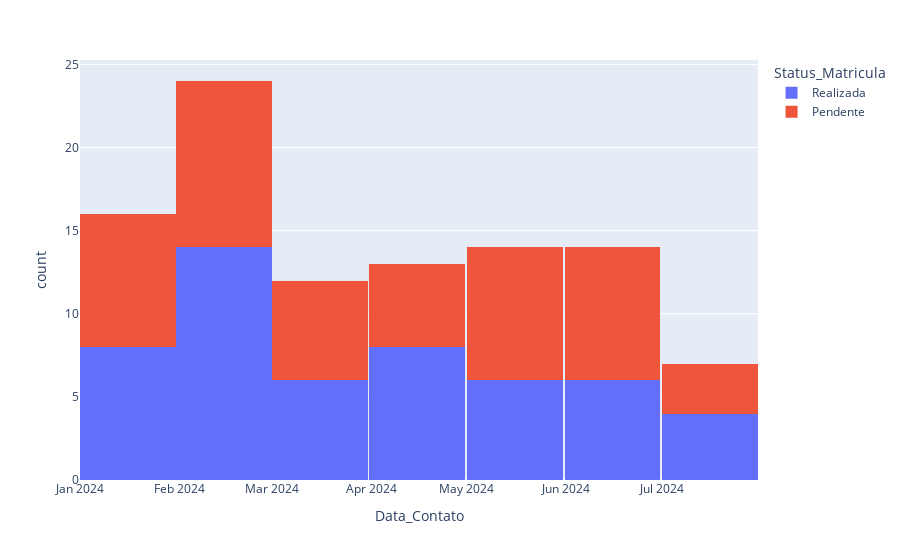
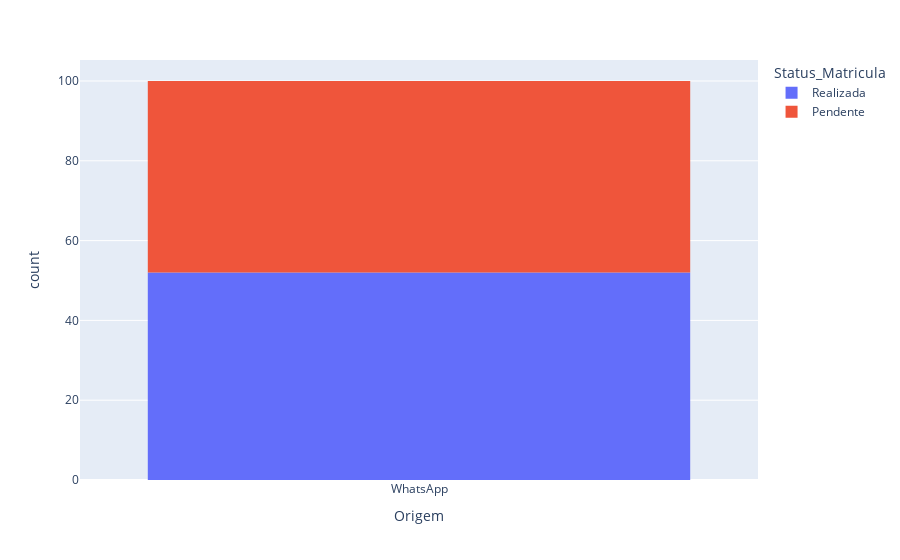
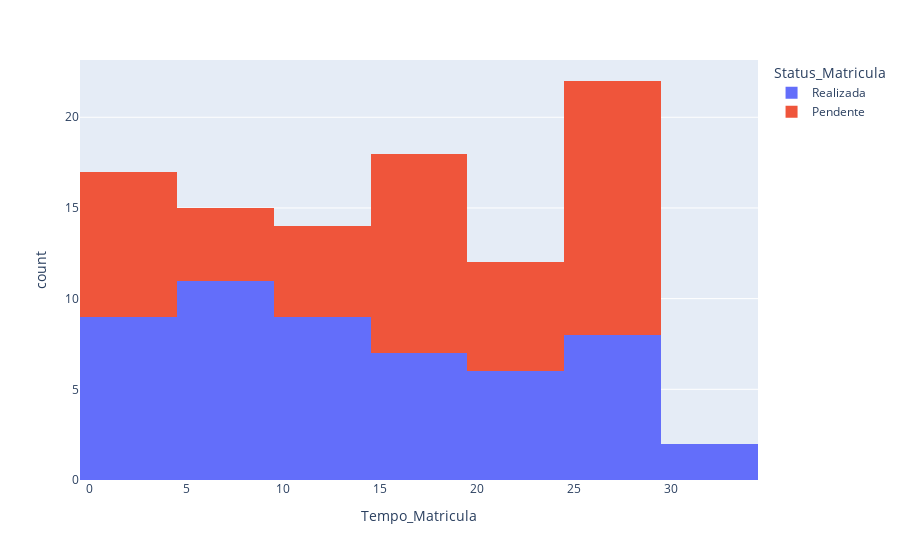
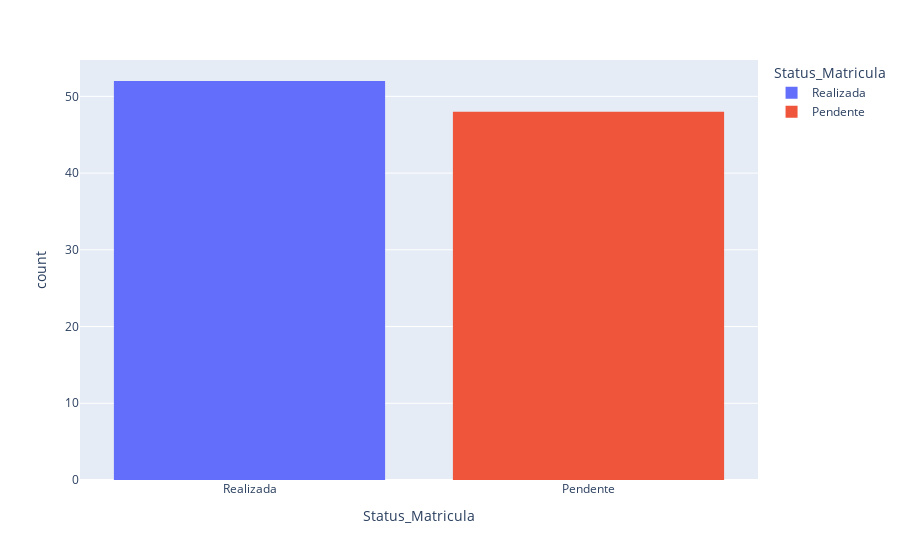

The notebook cell these images were saved under, in order:
### Code cell
clientes = clientes.drop(columns=["Nome","Telefone","Pessoa_Contato"])

import plotly.express as px
for coluna in clientes.columns:
    grafico = px.histogram(clientes, x=coluna, color='Status_Matricula')
    grafico.show()

### Figure 1 — Plotly figure (JSON) as saved in the notebook; plotly's stock layout.template omitted (floating-point values rounded to 4 significant figures)
{"data": [{"alignmentgroup": "True", "bingroup": "x", "hovertemplate": "Status_Matricula=Realizada<br>Data_Contato=%{x}<br>count=%{y}<extra></extra>", "legendgroup": "Realizada", "marker": {"color": "#636efa", "pattern": {"shape": ""}}, "name": "Realizada", "offsetgroup": "Realizada", "orientation": "v", "showlegend": true, "type": "histogram", "x": ["2024-05-09", "2024-07-14", "2024-07-16", "2024-05-24", "2024-02-18", "2024-02-08", "2024-02-07", "2024-03-06", "2024-02-14", "2024-01-01", "2024-02-07", "2024-02-19", "2024-07-25", "2024-02-16", "2024-06-11", "2024-03-20", "2024-01-16", "2024-03-17", "2024-04-06", "2024-06-14", "2024-04-03", "2024-01-08", "2024-05-27", "2024-06-11", "2024-04-05", "2024-02-20", "2024-02-03", "2024-05-12", "2024-04-14", "2024-06-04", "2024-05-22", "2024-01-04", "2024-05-04", "2024-06-12", "2024-02-20", "2024-02-24", "2024-02-28", "2024-03-01", "2024-04-01", "2024-04-28", "2024-03-16", "2024-04-30", "2024-07-14", "2024-03-13", "2024-01-23", "2024-01-22", "2024-06-03", "2024-02-03", "2024-01-17", "2024-04-18", "2024-02-14", "2024-01-05"], "xaxis": "x", "yaxis": "y"}, {"alignmentgroup": "True", "bingroup": "x", "hovertemplate": "Status_Matricula=Pendente<br>Data_Contato=%{x}<br>count=%{y}<extra></extra>", "legendgroup": "Pendente", "marker": {"color": "#EF553B", "pattern": {"shape": ""}}, "name": "Pendente", "offsetgroup": "Pendente", "orientation": "v", "showlegend": true, "type": "histogram", "x": ["2024-02-20", "2024-07-06", "2024-06-05", "2024-02-15", "2024-03-27", "2024-04-06", "2024-06-27", "2024-05-09", "2024-06-30", "2024-02-05", "2024-05-02", "2024-05-10", "2024-02-26", "2024-01-31", "2024-03-30", "2024-02-04", "2024-05-29", "2024-01-30", "2024-05-19", "2024-04-18", "2024-05-18", "2024-01-23", "2024-03-10", "2024-06-05", "2024-01-21", "2024-05-15", "2024-03-22", "2024-02-27", "2024-01-29", "2024-06-25", "2024-02-14", "2024-03-22", "2024-02-07", "2024-02-09", "2024-01-07", "2024-01-24", "2024-04-07", "2024-07-16", "2024-02-15", "2024-05-27", "2024-06-27", "2024-07-25", "2024-04-05", "2024-06-21", "2024-03-10", "2024-06-03", "2024-01-01", "2024-04-15"], "xaxis": "x", "yaxis": "y"}], "layout": {"barmode": "relative", "legend": {"title": {"text": "Status_Matricula"}, "tracegroupgap": 0}, "margin": {"t": 60}, "xaxis": {"anchor": "y", "domain": [0, 1], "title": {"text": "Data_Contato"}}, "yaxis": {"anchor": "x", "domain": [0, 1], "title": {"text": "count"}}}}

### Figure 2 — Plotly figure (JSON) as saved in the notebook; plotly's stock layout.template omitted (floating-point values rounded to 4 significant figures)
{"data": [{"alignmentgroup": "True", "bingroup": "x", "hovertemplate": "Status_Matricula=Realizada<br>Origem=%{x}<br>count=%{y}<extra></extra>", "legendgroup": "Realizada", "marker": {"color": "#636efa", "pattern": {"shape": ""}}, "name": "Realizada", "offsetgroup": "Realizada", "orientation": "v", "showlegend": true, "type": "histogram", "x": ["WhatsApp", "WhatsApp", "WhatsApp", "WhatsApp", "WhatsApp", "WhatsApp", "WhatsApp", "WhatsApp", "WhatsApp", "WhatsApp", "WhatsApp", "WhatsApp", "WhatsApp", "WhatsApp", "WhatsApp", "WhatsApp", "WhatsApp", "WhatsApp", "WhatsApp", "WhatsApp", "WhatsApp", "WhatsApp", "WhatsApp", "WhatsApp", "WhatsApp", "WhatsApp", "WhatsApp", "WhatsApp", "WhatsApp", "WhatsApp", "WhatsApp", "WhatsApp", "WhatsApp", "WhatsApp", "WhatsApp", "WhatsApp", "WhatsApp", "WhatsApp", "WhatsApp", "WhatsApp", "WhatsApp", "WhatsApp", "WhatsApp", "WhatsApp", "WhatsApp", "WhatsApp", "WhatsApp", "WhatsApp", "WhatsApp", "WhatsApp", "WhatsApp", "WhatsApp"], "xaxis": "x", "yaxis": "y"}, {"alignmentgroup": "True", "bingroup": "x", "hovertemplate": "Status_Matricula=Pendente<br>Origem=%{x}<br>count=%{y}<extra></extra>", "legendgroup": "Pendente", "marker": {"color": "#EF553B", "pattern": {"shape": ""}}, "name": "Pendente", "offsetgroup": "Pendente", "orientation": "v", "showlegend": true, "type": "histogram", "x": ["WhatsApp", "WhatsApp", "WhatsApp", "WhatsApp", "WhatsApp", "WhatsApp", "WhatsApp", "WhatsApp", "WhatsApp", "WhatsApp", "WhatsApp", "WhatsApp", "WhatsApp", "WhatsApp", "WhatsApp", "WhatsApp", "WhatsApp", "WhatsApp", "WhatsApp", "WhatsApp", "WhatsApp", "WhatsApp", "WhatsApp", "WhatsApp", "WhatsApp", "WhatsApp", "WhatsApp", "WhatsApp", "WhatsApp", "WhatsApp", "WhatsApp", "WhatsApp", "WhatsApp", "WhatsApp", "WhatsApp", "WhatsApp", "WhatsApp", "WhatsApp", "WhatsApp", "WhatsApp", "WhatsApp", "WhatsApp", "WhatsApp", "WhatsApp", "WhatsApp", "WhatsApp", "WhatsApp", "WhatsApp"], "xaxis": "x", "yaxis": "y"}], "layout": {"barmode": "relative", "legend": {"title": {"text": "Status_Matricula"}, "tracegroupgap": 0}, "margin": {"t": 60}, "xaxis": {"anchor": "y", "domain": [0, 1], "title": {"text": "Origem"}}, "yaxis": {"anchor": "x", "domain": [0, 1], "title": {"text": "count"}}}}

### Figure 3 — Plotly figure (JSON) as saved in the notebook; plotly's stock layout.template omitted (floating-point values rounded to 4 significant figures)
{"data": [{"alignmentgroup": "True", "bingroup": "x", "hovertemplate": "Status_Matricula=Realizada<br>Tempo_Matricula=%{x}<br>count=%{y}<extra></extra>", "legendgroup": "Realizada", "marker": {"color": "#636efa", "pattern": {"shape": ""}}, "name": "Realizada", "offsetgroup": "Realizada", "orientation": "v", "showlegend": true, "type": "histogram", "x": [0, 5, 22, 14, 8, 8, 3, 0, 2, 25, 18, 1, 16, 18, 15, 5, 27, 12, 4, 30, 23, 18, 30, 27, 8, 26, 13, 26, 10, 19, 14, 5, 8, 1, 6, 9, 27, 24, 28, 23, 11, 0, 9, 29, 14, 20, 14, 8, 20, 19, 14, 3], "xaxis": "x", "yaxis": "y"}, {"alignmentgroup": "True", "bingroup": "x", "hovertemplate": "Status_Matricula=Pendente<br>Tempo_Matricula=%{x}<br>count=%{y}<extra></extra>", "legendgroup": "Pendente", "marker": {"color": "#EF553B", "pattern": {"shape": ""}}, "name": "Pendente", "offsetgroup": "Pendente", "orientation": "v", "showlegend": true, "type": "histogram", "x": [2, 16, 26, 26, 6, 12, 22, 28, 8, 16, 10, 16, 16, 22, 17, 12, 20, 7, 27, 17, 15, 10, 28, 1, 29, 29, 22, 0, 26, 16, 29, 15, 2, 25, 3, 18, 11, 25, 26, 3, 20, 25, 22, 25, 19, 5, 3, 4], "xaxis": "x", "yaxis": "y"}], "layout": {"barmode": "relative", "legend": {"title": {"text": "Status_Matricula"}, "tracegroupgap": 0}, "margin": {"t": 60}, "xaxis": {"anchor": "y", "domain": [0, 1], "title": {"text": "Tempo_Matricula"}}, "yaxis": {"anchor": "x", "domain": [0, 1], "title": {"text": "count"}}}}

### Figure 4 — Plotly figure (JSON) as saved in the notebook; plotly's stock layout.template omitted (floating-point values rounded to 4 significant figures)
{"data": [{"alignmentgroup": "True", "bingroup": "x", "hovertemplate": "Status_Matricula=%{x}<br>count=%{y}<extra></extra>", "legendgroup": "Realizada", "marker": {"color": "#636efa", "pattern": {"shape": ""}}, "name": "Realizada", "offsetgroup": "Realizada", "orientation": "v", "showlegend": true, "type": "histogram", "x": ["Realizada", "Realizada", "Realizada", "Realizada", "Realizada", "Realizada", "Realizada", "Realizada", "Realizada", "Realizada", "Realizada", "Realizada", "Realizada", "Realizada", "Realizada", "Realizada", "Realizada", "Realizada", "Realizada", "Realizada", "Realizada", "Realizada", "Realizada", "Realizada", "Realizada", "Realizada", "Realizada", "Realizada", "Realizada", "Realizada", "Realizada", "Realizada", "Realizada", "Realizada", "Realizada", "Realizada", "Realizada", "Realizada", "Realizada", "Realizada", "Realizada", "Realizada", "Realizada", "Realizada", "Realizada", "Realizada", "Realizada", "Realizada", "Realizada", "Realizada", "Realizada", "Realizada"], "xaxis": "x", "yaxis": "y"}, {"alignmentgroup": "True", "bingroup": "x", "hovertemplate": "Status_Matricula=%{x}<br>count=%{y}<extra></extra>", "legendgroup": "Pendente", "marker": {"color": "#EF553B", "pattern": {"shape": ""}}, "name": "Pendente", "offsetgroup": "Pendente", "orientation": "v", "showlegend": true, "type": "histogram", "x": ["Pendente", "Pendente", "Pendente", "Pendente", "Pendente", "Pendente", "Pendente", "Pendente", "Pendente", "Pendente", "Pendente", "Pendente", "Pendente", "Pendente", "Pendente", "Pendente", "Pendente", "Pendente", "Pendente", "Pendente", "Pendente", "Pendente", "Pendente", "Pendente", "Pendente", "Pendente", "Pendente", "Pendente", "Pendente", "Pendente", "Pendente", "Pendente", "Pendente", "Pendente", "Pendente", "Pendente", "Pendente", "Pendente", "Pendente", "Pendente", "Pendente", "Pendente", "Pendente", "Pendente", "Pendente", "Pendente", "Pendente", "Pendente"], "xaxis": "x", "yaxis": "y"}], "layout": {"barmode": "relative", "legend": {"title": {"text": "Status_Matricula"}, "tracegroupgap": 0}, "margin": {"t": 60}, "xaxis": {"anchor": "y", "categoryarray": ["Realizada", "Pendente"], "categoryorder": "array", "domain": [0, 1], "title": {"text": "Status_Matricula"}}, "yaxis": {"anchor": "x", "domain": [0, 1], "title": {"text": "count"}}}}
